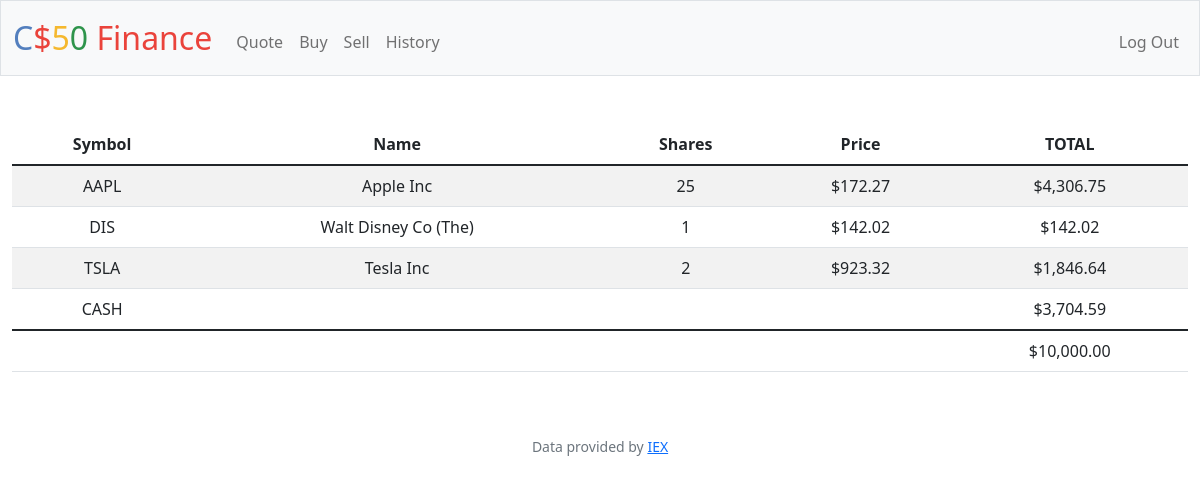
The page / (signed in) on the database its author committed.
### tables this page shows
CREATE TABLE transactions (
    id INTEGER PRIMARY KEY AUTOINCREMENT,
    user_id INTEGER NOT NULL,
    name TEXT NOT NULL,
    shares INTEGER NOT NULL,
    price NUMERIC NOT NULL,
    type TEXT NOT NULL,
    symbol TEXT NOT NULL,
    time TIMESTAMP DEFAULT CURRENT_TIMESTAMP,
    FOREIGN KEY(user_id) REFERENCES users(id)
);

CREATE TABLE users (id INTEGER, username TEXT NOT NULL, hash TEXT NOT NULL, cash NUMERIC NOT NULL DEFAULT 10000.00, PRIMARY KEY(id));

### app.py (the view)
@app.route("/")
@login_required
def index():
    user_id = session["user_id"]
    stocks = db.execute(
        "SELECT symbol, name, price, SUM(shares) AS total_shares FROM transactions WHERE user_id = ? GROUP BY symbol", user_id)
    cash = db.execute("SELECT cash FROM users WHERE id = ?", user_id)[0]["cash"]
    total = cash
    for stock in stocks:
        total += stock["price"] * stock["total_shares"]
    return render_template("index.html", stocks=stocks, cash=cash, usd=usd, total=total)

### app.py (called while the page is built)
@app.after_request
def after_request(response):
    response.headers["Cache-Control"] = "no-cache, no-store, must-revalidate"
    response.headers["Expires"] = 0
    response.headers["Pragma"] = "no-cache"
    return response

### helpers.py (called while the page is built)
def login_required(f):
    @wraps(f)
    def decorated_function(*args, **kwargs):
        if session.get("user_id") is None:
            return redirect("/login")
        return f(*args, **kwargs)
    return decorated_function

def usd(value):
    return f"${value:,.2f}"

### templates/index.html (shortened to what this page needs)
{% extends "layout.html" %}
{% block main %}
<table class = "table table-striped">
    <thead>
        <tr>
            <th>Symbol</th>
            <th>Name</th>
            <th>Shares</th>
            <th>Price</th>
            <th>TOTAL</th>
        </tr>
    </thead>
    <tbody>
        {% for stock in stocks %}
        <tr>
            <td> {{ stock["symbol"] }}</td>
            <td> {{ stock["name"] }}</td>
            <td> {{ stock["total_shares"] }}</td>
            <td> {{ usd(stock["price"]) }}</td>
            <td> {{ usd(stock["total_shares"] * stock["price"]) }}</td>
        </tr>
        {% endfor %}
        <tr>
            <td>CASH</td>
            <td colspan="3"></td>
            <td>{{usd(cash)}}</td>
        </tr>
    </tbody>
    <tfoot>
        <td colspan="4"></td>
        <td>{{ usd(total) }}</td>
    </tfoot>
</table>
{% endblock %}

### templates/layout.html (shortened to what this page needs)
<!DOCTYPE html>
<html lang="en">
    <head>
        <link href="https://cdn.jsdelivr.net/npm/bootstrap@5.1.3/dist/css/bootstrap.min.css" rel="stylesheet">
        <link href="/static/styles.css" rel="stylesheet">
    </head>
    <body>
        <nav class="bg-light border navbar navbar-expand-md navbar-light">
            <div class="container-fluid">
                <a class="navbar-brand" href="/"><span class="blue">C</span><span class="red">$</span><span class="yellow">5</span><span class="green">0</span> <span class="red">Finance</span></a>
                <div class="collapse navbar-collapse" id="navbar">
                    {% if session["user_id"] %}
                        <ul class="navbar-nav me-auto mt-2">
                            <li class="nav-item"><a class="nav-link" href="/quote">Quote</a></li>
                            <li class="nav-item"><a class="nav-link" href="/buy">Buy</a></li>
                            <li class="nav-item"><a class="nav-link" href="/sell">Sell</a></li>
                            <li class="nav-item"><a class="nav-link" href="/history">History</a></li>
                        </ul>
                        <ul class="navbar-nav ms-auto mt-2">
                            <li class="nav-item"><a class="nav-link" href="/logout">Log Out</a></li>
                        </ul>
                    {% else %}
                        <ul class="navbar-nav ms-auto mt-2">
                            <li class="nav-item"><a class="nav-link" href="/register">Register</a></li>
                            <li class="nav-item"><a class="nav-link" href="/login">Log In</a></li>
                        </ul>
                    {% endif %}
                </div>
            </div>
        </nav>
        <main class="container-fluid py-5 text-center">
            {% block main %}{% endblock %}
        </main>
        <footer class="mb-5 small text-center text-muted">
            Data provided by <a href="https://iexcloud.io/">IEX</a>
        </footer>
    </body>
</html>

### static/styles.css (style rules this page uses)
nav .navbar-brand { font-size: xx-large; }
nav .navbar-brand .blue { color: #537fbe; }
nav .navbar-brand .red { color: #ea433b; }
nav .navbar-brand .yellow { color: #f5b82e; }
nav .navbar-brand .green { color: #2e944b; }

### rows shown on the page
transactions: symbol "TSLA", name "Tesla Inc", total_shares "2", price "$923.32", total_shares "$1,846.64"
users: cash "$3,704.59"

### other values the page prints
{{ stock["symbol"] }} "AAPL" "DIS"
{{ stock["name"] }} "Apple Inc" "Walt Disney Co (The)"
{{ stock["total_shares"] }} "25" "1"
{{ usd(stock["price"]) }} "$172.27" "$142.02"
{{ usd(stock["total_shares"] * stock["price"]) }} "$4,306.75" "$142.02"
{{ usd(total) }} "$10,000.00"
